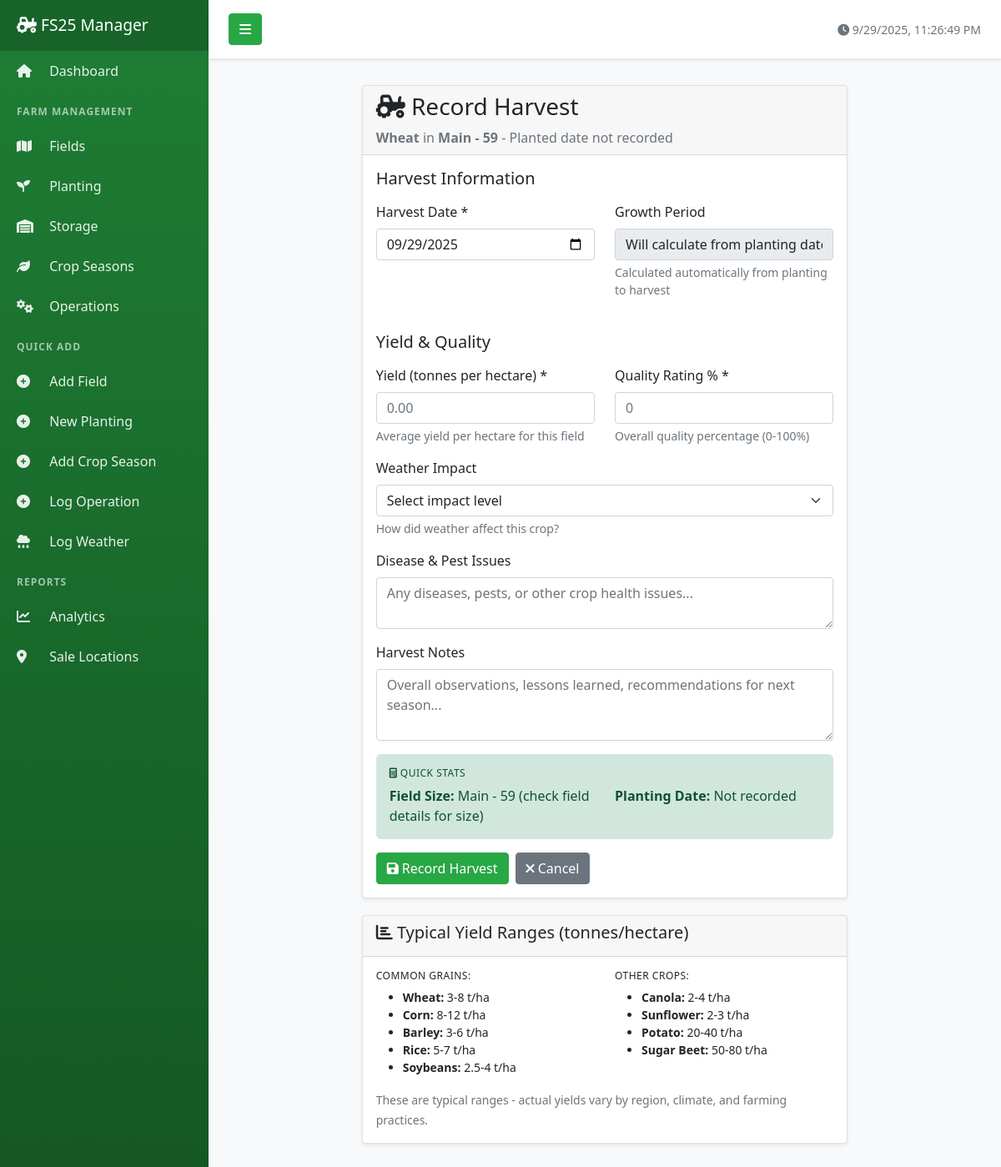
The app's page /crops/1/harvest with its own data.
### tables this page shows
CREATE TABLE crop_seasons (
            season_id INTEGER PRIMARY KEY AUTOINCREMENT,
            field_id TEXT NOT NULL,
            crop_year INTEGER NOT NULL,
            season_name TEXT,
            crop_type TEXT NOT NULL,
            variety_name TEXT,
            planting_date DATE,
            harvest_date DATE,
            growth_days INTEGER,
            yield_tonnes_per_ha REAL,
            quality_percent REAL,
            weather_impact TEXT,
            disease_pest_notes TEXT,
            rotation_benefit_percent REAL,
            notes TEXT,
            created_date TIMESTAMP DEFAULT CURRENT_TIMESTAMP,
            FOREIGN KEY (field_id) REFERENCES fields (field_id)
        );

CREATE TABLE fields (
            field_id TEXT PRIMARY KEY,
            field_name TEXT NOT NULL,
            size_hectares REAL NOT NULL,
            soil_type TEXT,
            soil_ph REAL,
            organic_matter_percent REAL,
            drainage_rating TEXT,
            slope_percent REAL,
            gps_latitude REAL,
            gps_longitude REAL,
            purchase_price REAL,
            purchase_date DATE,
            current_value REAL,
            stone_percent REAL,
            notes TEXT,
            created_date TIMESTAMP DEFAULT CURRENT_TIMESTAMP,
            updated_date TIMESTAMP DEFAULT CURRENT_TIMESTAMP
        );

### app.py (the view, shortened to what this page needs)
@app.route('/crops/<int:season_id>/harvest', methods=['GET', 'POST'])
def record_harvest(season_id):
    conn = get_db_connection()
    if not conn:
        return redirect(url_for('index'))
    season = conn.execute('''
        SELECT cs.*, f.field_name
        FROM crop_seasons cs
        JOIN fields f ON cs.field_id = f.field_id
        WHERE cs.season_id = ?
    ''', (season_id,)).fetchone()
    if not season:
        flash('Crop season not found!', 'error')
        conn.close()
        return redirect(url_for('crops_list'))
    conn.close()
    return render_template('crops/harvest.html', season=season)

### app.py (called while the page is built)
def get_db_connection():
    if not os.path.exists(DATABASE_PATH):
        flash('Database not found! Please run database setup first.', 'error')
        return None
    conn = sqlite3.connect(DATABASE_PATH)
    conn.row_factory = sqlite3.Row  # This enables column access by name: row['field_name']
    return conn

### templates/crops/harvest.html (shortened to what this page needs)
{% extends "base.html" %}
{% block content %}
<div class="row">
    <div class="col-lg-8 mx-auto">
        <div class="card">
            <div class="card-header">
                <h3><i class="fas fa-tractor"></i> Record Harvest</h3>
                <p class="mb-0 text-muted">
                    <strong>{{ season.crop_type }}</strong> in <strong>{{ season.field_name }}</strong>
                    - Planted {{ season.planting_date or 'date not recorded' }}
                </p>
            </div>
            <div class="card-body">
                <form method="POST">
                    <h5 class="mb-3">Harvest Information</h5>
                    <div class="row">
                        <div class="col-md-6">
                            <div class="mb-3">
                                <label for="harvest_date" class="form-label">Harvest Date *</label>
                                <input type="date" class="form-control" id="harvest_date"
                                       name="harvest_date" required>
                            </div>
                        </div>
                        <div class="col-md-6">
                            <div class="mb-3">
                                <label class="form-label">Growth Period</label>
                                <input type="text" class="form-control" id="growth_days"
                                       value="Will calculate from planting date" readonly>
                                <div class="form-text">Calculated automatically from planting to harvest</div>
                            </div>
                        </div>
                    </div>
                    <h5 class="mb-3 mt-4">Yield & Quality</h5>
                    <div class="row">
                        <div class="col-md-6">
                            <div class="mb-3">
                                <label for="yield_tonnes_per_ha" class="form-label">Yield (tonnes per hectare) *</label>
                                <input type="number" step="0.01" min="0" class="form-control"
                                       id="yield_tonnes_per_ha" name="yield_tonnes_per_ha"
                                       placeholder="0.00" required>
                                <div class="form-text">Average yield per hectare for this field</div>
                            </div>
                        </div>
                        <div class="col-md-6">
                            <div class="mb-3">
                                <label for="quality_percent" class="form-label">Quality Rating % *</label>
                                <input type="number" step="0.1" min="0" max="100"
                                       class="form-control" id="quality_percent"
                                       name="quality_percent" placeholder="0" required>
                                <div class="form-text">Overall quality percentage (0-100%)</div>
                            </div>
                        </div>
                    </div>
                    <div class="mb-3">
                        <label for="weather_impact" class="form-label">Weather Impact</label>
                        <select class="form-select" id="weather_impact" name="weather_impact">
                            <option value="">Select impact level</option>
                        </select>
                        <div class="form-text">How did weather affect this crop?</div>
                    </div>
                    <div class="mb-3">
                        <label for="disease_pest_notes" class="form-label">Disease & Pest Issues</label>
                        <textarea class="form-control" id="disease_pest_notes"
                                  name="disease_pest_notes" rows="2"
                                  placeholder="Any diseases, pests, or other crop health issues..."></textarea>
                    </div>
                    <div class="mb-3">
                        <label for="notes" class="form-label">Harvest Notes</label>
                        <textarea class="form-control" id="notes" name="notes" rows="3"
                                  placeholder="Overall observations, lessons learned, recommendations for next season..."></textarea>
                    </div>
                    <div class="alert alert-success">
                        <h6><i class="fas fa-calculator"></i> Quick Stats</h6>
                        <div class="row">
                            <div class="col-md-6">
                                <strong>Field Size:</strong> {{ season.field_name }}
                                (check field details for size)
                            </div>
                            <div class="col-md-6">
                                <strong>Planting Date:</strong> {{ season.planting_date or 'Not recorded' }}
                            </div>
                        </div>
                    </div>
                    <div class="d-flex gap-2">
                        <button type="submit" class="btn btn-success">
                            <i class="fas fa-save"></i> Record Harvest
                        </button>
                        <a href="{{ url_for('crops_list') }}" class="btn btn-secondary">
                            <i class="fas fa-times"></i> Cancel
                        </a>
                    </div>
                </form>
            </div>
        </div>
        <div class="card mt-3">
            <div class="card-header">
                <h5><i class="fas fa-chart-bar"></i> Typical Yield Ranges (tonnes/hectare)</h5>
            </div>
            <div class="card-body">
                <div class="row">
                    <div class="col-md-6">
                        <h6>Common Grains:</h6>
                        <ul class="small">
                            <li><strong>Wheat:</strong> 3-8 t/ha</li>
                            <li><strong>Corn:</strong> 8-12 t/ha</li>
                            <li><strong>Barley:</strong> 3-6 t/ha</li>
                            <li><strong>Rice:</strong> 5-7 t/ha</li>
                            <li><strong>Soybeans:</strong> 2.5-4 t/ha</li>
                        </ul>
                    </div>
                    <div class="col-md-6">
                        <h6>Other Crops:</h6>
                        <ul class="small">
                            <li><strong>Canola:</strong> 2-4 t/ha</li>
                            <li><strong>Sunflower:</strong> 2-3 t/ha</li>
                            <li><strong>Potato:</strong> 20-40 t/ha</li>
                            <li><strong>Sugar Beet:</strong> 50-80 t/ha</li>
                        </ul>
                    </div>
                </div>
                <small class="text-muted">These are typical ranges - actual yields vary by region, climate, and farming practices.</small>
            </div>
        </div>
    </div>
</div>
{% endblock %}

### static/css/style.css (style rules this page uses)
.card { margin-bottom: 20px; box-shadow: 0 0.125rem 0.25rem rgba(0, 0, 0, 0.075); border: 1px solid rgba(0,0,0,.125); transition: transform 0.2s, box-shadow 0.2s; }
.btn-success { background-color: #28a745; border-color: #28a745; }
.alert { border: none; border-radius: 0.375rem; }
.card-body h6 { font-size: 0.75rem; text-transform: uppercase; letter-spacing: 0.5px; }
.card { animation: fadeIn 0.5s ease-out; }
.mb-0 { margin-bottom: 0 !important; }
.mt-3 { margin-top: 1rem !important; }
.mb-3 { margin-bottom: 1rem !important; }
.text-muted { color: #6c757d !important; }
small, .small { font-size: 0.875em; }
.d-flex { display: flex !important; }

### templates/base.html (style rules this page uses)
body { overflow-x: hidden; }

### records on screen
crop_seasons: crop_type "Wheat", planting_date "date not recorded", planting_date "Not recorded"
fields: field_name "Main - 59"
